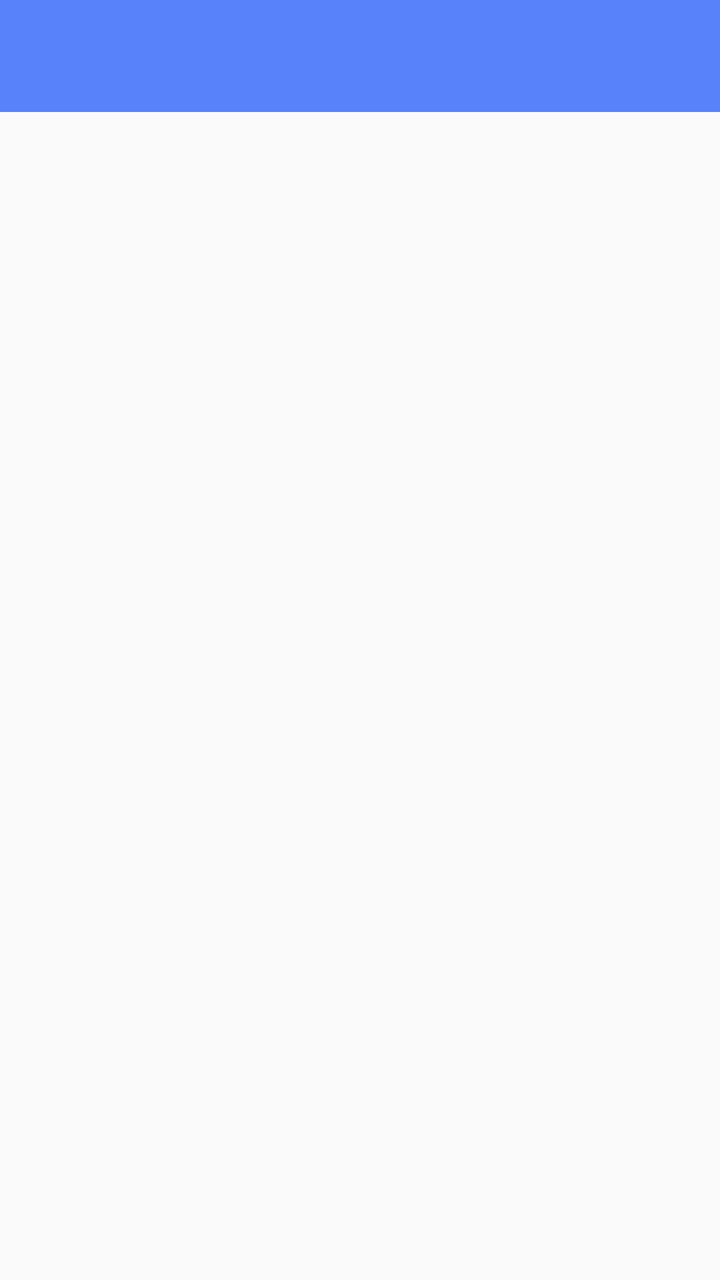
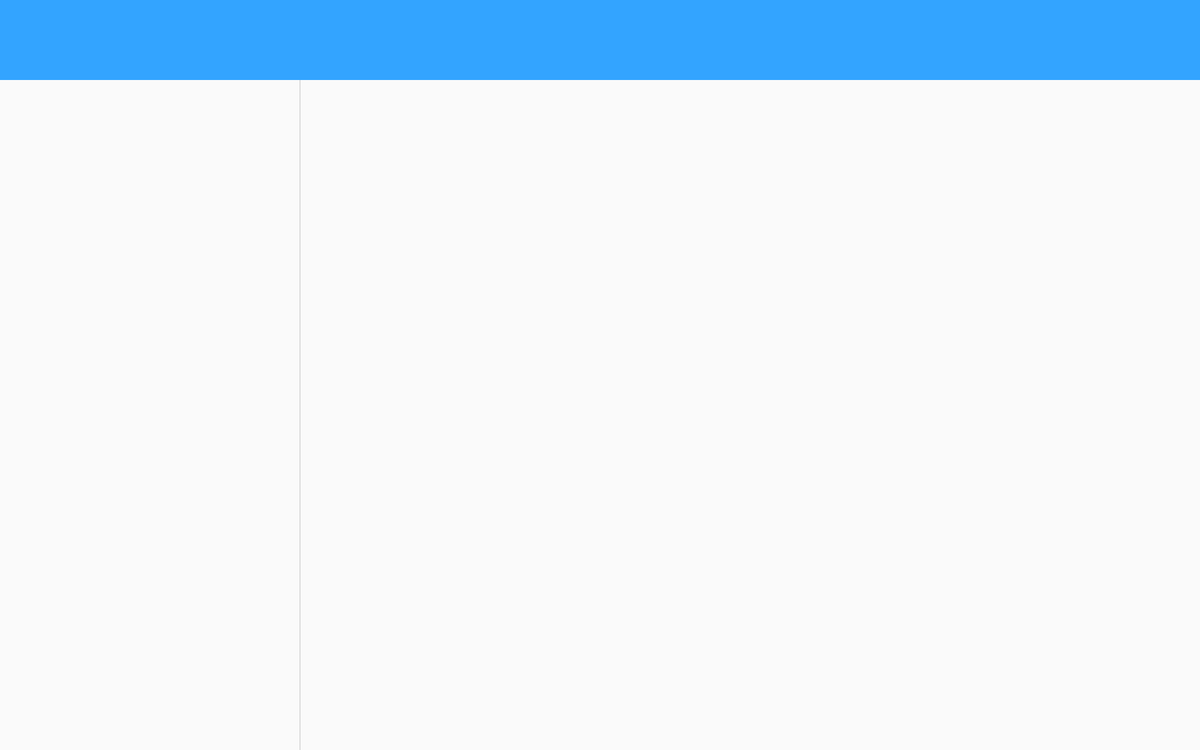

First picture: res/layout/ on a phone held upright. Second picture: the repository's own variant of that layout, on a device whose configuration matches the variant's folder. Source for both follows.
<!-- AndroidManifest.xml: application theme AppTheme -->
<!-- res/layout/activity_article_list.xml -->
<android.support.v4.widget.DrawerLayout
    xmlns:android="http://schemas.android.com/apk/res/android"
    xmlns:app="http://schemas.android.com/apk/res-auto"
    android:id="@+id/drawer_layout"
    android:layout_width="match_parent"
    android:layout_height="match_parent">

    <LinearLayout
        android:layout_width="match_parent"
        android:layout_height="match_parent"
        android:orientation="vertical">

        <android.support.v7.widget.Toolbar
            android:id="@+id/toolbar"
            android:minHeight="?attr/actionBarSize"
            android:background="#5882FA"
            android:layout_width="match_parent"
            android:layout_height="wrap_content">

        </android.support.v7.widget.Toolbar>

        
        <FrameLayout
            android:id="@+id/content_frame"
            android:layout_width="match_parent"
            android:layout_height="match_parent" />

    </LinearLayout>

    
    <ListView
        android:id="@+id/left_drawer"
        android:layout_width="240dp"
        android:layout_height="match_parent"
        android:layout_gravity="start"
        android:choiceMode="singleChoice"
        android:divider="@android:color/transparent"
        android:dividerHeight="1dp"
        android:background="#111"/>
</android.support.v4.widget.DrawerLayout>
<!-- resources referenced by this layout -->
<resources>
  <style name="AppTheme" parent="Theme.AppCompat.Light.NoActionBar">
          
          <item name="colorPrimary">@color/colorPrimary</item>
          <item name="colorPrimaryDark">@color/colorPrimaryDark</item>
          <item name="colorAccent">@color/colorAccent</item>
  
          <item name="android:windowNoTitle">true</item>
          <item name="windowActionBar">false</item>
          
      </style>
</resources>
<!-- res/layout-w900dp/activity_article_list.xml (the repository's variant of the layout above) -->
<!-- drawn on a 7-inch tablet turned sideways -->
<android.support.v4.widget.DrawerLayout
    xmlns:android="http://schemas.android.com/apk/res/android"
    android:id="@+id/drawer_layout"
    android:layout_width="match_parent"
    android:layout_height="match_parent">
    
    <LinearLayout
        android:layout_width="match_parent"
        android:layout_height="match_parent"
        android:orientation="vertical">

        <LinearLayout
            android:layout_width="match_parent"
            android:layout_height="wrap_content">

            <android.support.v7.widget.Toolbar
                android:id="@+id/toolbar"
                android:minHeight="?attr/actionBarSize"
                android:background="#fe33a4ff"
                android:layout_width="match_parent"
                android:layout_height="wrap_content">

            </android.support.v7.widget.Toolbar>

        </LinearLayout>


        <LinearLayout
            android:layout_width="match_parent"
            android:layout_height="match_parent"
            android:orientation="horizontal"
            android:showDividers="middle"
            android:divider="?android:attr/dividerHorizontal">


            <FrameLayout
                android:id="@+id/content_frame"
                android:layout_width="match_parent"
                android:layout_height="match_parent"
                android:layout_weight="3">
            </FrameLayout>

            <FrameLayout
                android:id="@+id/details_frame"
                android:layout_width="match_parent"
                android:layout_height="match_parent"
                android:layout_weight="1">
            </FrameLayout>

        </LinearLayout>
    </LinearLayout>

    
    <ListView android:id="@+id/left_drawer"
        android:layout_width="240dp"
        android:layout_height="match_parent"
        android:layout_gravity="start"
        android:choiceMode="singleChoice"
        android:divider="@android:color/transparent"
        android:dividerHeight="0dp"
        android:background="#111"/>
</android.support.v4.widget.DrawerLayout>
